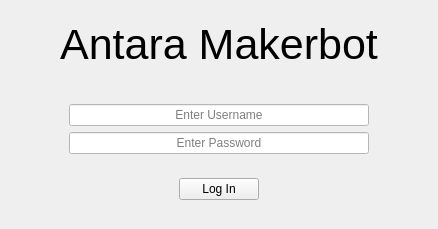
            <widget class="QWidget" name="login_page">
             <layout class="QGridLayout" name="gridLayout_25">
              <item row="0" column="1">
               <widget class="QFrame" name="login_frame">
                <property name="sizePolicy">
                 <sizepolicy hsizetype="MinimumExpanding" vsizetype="Minimum">
                  <horstretch>0</horstretch>
                  <verstretch>0</verstretch>
                 </sizepolicy>
                </property>
                <property name="minimumSize">
                 <size>
                  <width>0</width>
                  <height>0</height>
                 </size>
                </property>
                <property name="maximumSize">
                 <size>
                  <width>550</width>
                  <height>710</height>
                 </size>
                </property>
                <property name="styleSheet">
                 <string notr="true"/>
                </property>
                <property name="frameShape">
                 <enum>QFrame::NoFrame</enum>
                </property>
                <property name="frameShadow">
                 <enum>QFrame::Raised</enum>
                </property>
                <layout class="QVBoxLayout" name="verticalLayout">
                 <item>
                  <widget class="QLabel" name="login_lbl">
                   <property name="font">
                    <font>
                     <pointsize>32</pointsize>
                    </font>
                   </property>
                   <property name="text">
                    <string>Antara Makerbot</string>
                   </property>
                   <property name="alignment">
                    <set>Qt::AlignCenter</set>
                   </property>
                  </widget>
                 </item>
                 <item>
                  <widget class="QLabel" name="login_image_lbl">
                   <property name="sizePolicy">
                    <sizepolicy hsizetype="Preferred" vsizetype="MinimumExpanding">
                     <horstretch>0</horstretch>
                     <verstretch>0</verstretch>
                    </sizepolicy>
                   </property>
                   <property name="minimumSize">
                    <size>
                     <width>0</width>
                     <height>0</height>
                    </size>
                   </property>
                   <property name="text">
                    <string>&lt;html&gt;&lt;head/&gt;&lt;body&gt;&lt;p&gt;&lt;img src=&quot;:/300/img/300/kmd.png&quot;/&gt;&lt;/p&gt;&lt;/body&gt;&lt;/html&gt;</string>
                   </property>
                   <property name="alignment">
                    <set>Qt::AlignCenter</set>
                   </property>
                  </widget>
                 </item>
                 <item>
                  <widget class="QFrame" name="login_inputs_frame">
                   <property name="styleSheet">
                    <string notr="true">background-color: rgba(255, 255, 255, 0);</string>
                   </property>
                   <property name="frameShape">
                    <enum>QFrame::NoFrame</enum>
                   </property>
                   <property name="frameShadow">
                    <enum>QFrame::Raised</enum>
                   </property>
                   <layout class="QGridLayout" name="gridLayout_27">
                    <item row="1" column="0">
                     <widget class="QLineEdit" name="password_input">
                      <property name="maximumSize">
                       <size>
                        <width>16777215</width>
                        <height>35</height>
                       </size>
                      </property>
                      <property name="palette">
                       <palette>
                        <active>
                         <colorrole role="WindowText">
                          <brush brushstyle="SolidPattern">
                           <color alpha="255">
                            <red>0</red>
                            <green>0</green>
                            <blue>0</blue>
                           </color>
                          </brush>
                         </colorrole>
                         <colorrole role="Button">
                          <brush brushstyle="SolidPattern">
                           <color alpha="255">
                            <red>255</red>
                            <green>255</green>
                            <blue>255</blue>
                           </color>
                          </brush>
                         </colorrole>
                         <colorrole role="Text">
                          <brush brushstyle="SolidPattern">
                           <color alpha="255">
                            <red>0</red>
                            <green>0</green>
                            <blue>0</blue>
                           </color>
                          </brush>
                         </colorrole>
                         <colorrole role="ButtonText">
                          <brush brushstyle="SolidPattern">
                           <color alpha="255">
                            <red>0</red>
                            <green>0</green>
                            <blue>0</blue>
                           </color>
                          </brush>
                         </colorrole>
                         <colorrole role="Base">
                          <brush brushstyle="SolidPattern">
                           <color alpha="255">
                            <red>255</red>
                            <green>255</green>
                            <blue>255</blue>
                           </color>
                          </brush>
                         </colorrole>
                         <colorrole role="Window">
                          <brush brushstyle="SolidPattern">
                           <color alpha="255">
                            <red>255</red>
                            <green>255</green>
                            <blue>255</blue>
                           </color>
                          </brush>
                         </colorrole>
                        </active>
                        <inactive>
                         <colorrole role="WindowText">
                          <brush brushstyle="SolidPattern">
                           <color alpha="255">
                            <red>0</red>
                            <green>0</green>
                            <blue>0</blue>
                           </color>
                          </brush>
                         </colorrole>
                         <colorrole role="Button">
                          <brush brushstyle="SolidPattern">
                           <color alpha="255">
                            <red>255</red>
                            <green>255</green>
                            <blue>255</blue>
                           </color>
                          </brush>
                         </colorrole>
                         <colorrole role="Text">
                          <brush brushstyle="SolidPattern">
                           <color alpha="255">
                            <red>0</red>
                            <green>0</green>
                            <blue>0</blue>
                           </color>
                          </brush>
                         </colorrole>
                         <colorrole role="ButtonText">
                          <brush brushstyle="SolidPattern">
                           <color alpha="255">
                            <red>0</red>
                            <green>0</green>
                            <blue>0</blue>
                           </color>
                          </brush>
                         </colorrole>
                         <colorrole role="Base">
                          <brush brushstyle="SolidPattern">
                           <color alpha="255">
                            <red>255</red>
                            <green>255</green>
                            <blue>255</blue>
                           </color>
                          </brush>
                         </colorrole>
                         <colorrole role="Window">
                          <brush brushstyle="SolidPattern">
                           <color alpha="255">
                            <red>255</red>
                            <green>255</green>
                            <blue>255</blue>
                           </color>
                          </brush>
                         </colorrole>
                        </inactive>
                        <disabled>
                         <colorrole role="WindowText">
                          <brush brushstyle="SolidPattern">
                           <color alpha="255">
                            <red>0</red>
                            <green>0</green>
                            <blue>0</blue>
                           </color>
                          </brush>
                         </colorrole>
                         <colorrole role="Button">
                          <brush brushstyle="SolidPattern">
                           <color alpha="255">
                            <red>255</red>
                            <green>255</green>
                            <blue>255</blue>
                           </color>
                          </brush>
                         </colorrole>
                         <colorrole role="Text">
                          <brush brushstyle="SolidPattern">
                           <color alpha="255">
                            <red>0</red>
                            <green>0</green>
                            <blue>0</blue>
                           </color>
                          </brush>
                         </colorrole>
                         <colorrole role="ButtonText">
                          <brush brushstyle="SolidPattern">
                           <color alpha="255">
                            <red>0</red>
                            <green>0</green>
                            <blue>0</blue>
                           </color>
                          </brush>
                         </colorrole>
                         <colorrole role="Base">
                          <brush brushstyle="SolidPattern">
                           <color alpha="255">
                            <red>255</red>
                            <green>255</green>
                            <blue>255</blue>
                           </color>
                          </brush>
                         </colorrole>
                         <colorrole role="Window">
                          <brush brushstyle="SolidPattern">
                           <color alpha="255">
                            <red>255</red>
                            <green>255</green>
                            <blue>255</blue>
                           </color>
                          </brush>
                         </colorrole>
                        </disabled>
                       </palette>
                      </property>
                      <property name="styleSheet">
                       <string notr="true">background-color: rgb(255, 255, 255);
color: rgb(0, 0, 0);</string>
                      </property>
                      <property name="echoMode">
                       <enum>QLineEdit::Password</enum>
                      </property>
                      <property name="alignment">
                       <set>Qt::AlignCenter</set>
                      </property>
                      <property name="placeholderText">
                       <string>Enter Password</string>
                      </property>
                     </widget>
                    </item>
                    <item row="0" column="0">
                     <widget class="QLineEdit" name="username_input">
                      <property name="maximumSize">
                       <size>
                        <width>16777215</width>
                        <height>35</height>
                       </size>
                      </property>
                      <property name="palette">
                       <palette>
                        <active>
                         <colorrole role="WindowText">
                          <brush brushstyle="SolidPattern">
                           <color alpha="255">
                            <red>0</red>
                            <green>0</green>
                            <blue>0</blue>
                           </color>
                          </brush>
                         </colorrole>
                         <colorrole role="Button">
                          <brush brushstyle="SolidPattern">
                           <color alpha="255">
                            <red>255</red>
                            <green>255</green>
                            <blue>255</blue>
                           </color>
                          </brush>
                         </colorrole>
                         <colorrole role="Text">
                          <brush brushstyle="SolidPattern">
                           <color alpha="255">
                            <red>0</red>
                            <green>0</green>
                            <blue>0</blue>
                           </color>
                          </brush>
                         </colorrole>
                         <colorrole role="ButtonText">
                          <brush brushstyle="SolidPattern">
                           <color alpha="255">
                            <red>0</red>
                            <green>0</green>
                            <blue>0</blue>
                           </color>
                          </brush>
                         </colorrole>
                         <colorrole role="Base">
                          <brush brushstyle="SolidPattern">
                           <color alpha="255">
                            <red>255</red>
                            <green>255</green>
                            <blue>255</blue>
                           </color>
                          </brush>
                         </colorrole>
                         <colorrole role="Window">
                          <brush brushstyle="SolidPattern">
                           <color alpha="255">
                            <red>255</red>
                            <green>255</green>
                            <blue>255</blue>
                           </color>
                          </brush>
                         </colorrole>
                        </active>
                        <inactive>
                         <colorrole role="WindowText">
                          <brush brushstyle="SolidPattern">
                           <color alpha="255">
                            <red>0</red>
                            <green>0</green>
                            <blue>0</blue>
                           </color>
                          </brush>
                         </colorrole>
                         <colorrole role="Button">
                          <brush brushstyle="SolidPattern">
                           <color alpha="255">
                            <red>255</red>
                            <green>255</green>
                            <blue>255</blue>
                           </color>
                          </brush>
                         </colorrole>
                         <colorrole role="Text">
                          <brush brushstyle="SolidPattern">
                           <color alpha="255">
                            <red>0</red>
                            <green>0</green>
                            <blue>0</blue>
                           </color>
                          </brush>
                         </colorrole>
                         <colorrole role="ButtonText">
                          <brush brushstyle="SolidPattern">
                           <color alpha="255">
                            <red>0</red>
                            <green>0</green>
                            <blue>0</blue>
                           </color>
                          </brush>
                         </colorrole>
                         <colorrole role="Base">
                          <brush brushstyle="SolidPattern">
                           <color alpha="255">
                            <red>255</red>
                            <green>255</green>
                            <blue>255</blue>
                           </color>
                          </brush>
                         </colorrole>
                         <colorrole role="Window">
                          <brush brushstyle="SolidPattern">
                           <color alpha="255">
                            <red>255</red>
                            <green>255</green>
                            <blue>255</blue>
                           </color>
                          </brush>
                         </colorrole>
                        </inactive>
                        <disabled>
                         <colorrole role="WindowText">
                          <brush brushstyle="SolidPattern">
                           <color alpha="255">
                            <red>0</red>
                            <green>0</green>
                            <blue>0</blue>
                           </color>
                          </brush>
                         </colorrole>
                         <colorrole role="Button">
                          <brush brushstyle="SolidPattern">
                           <color alpha="255">
                            <red>255</red>
                            <green>255</green>
                            <blue>255</blue>
                           </color>
                          </brush>
                         </colorrole>
                         <colorrole role="Text">
                          <brush brushstyle="SolidPattern">
                           <color alpha="255">
                            <red>0</red>
                            <green>0</green>
                            <blue>0</blue>
                           </color>
                          </brush>
                         </colorrole>
                         <colorrole role="ButtonText">
                          <brush brushstyle="SolidPattern">
                           <color alpha="255">
                            <red>0</red>
                            <green>0</green>
                            <blue>0</blue>
                           </color>
                          </brush>
                         </colorrole>
                         <colorrole role="Base">
                          <brush brushstyle="SolidPattern">
                           <color alpha="255">
                            <red>255</red>
                            <green>255</green>
                            <blue>255</blue>
                           </color>
                          </brush>
                         </colorrole>
                         <colorrole role="Window">
                          <brush brushstyle="SolidPattern">
                           <color alpha="255">
                            <red>255</red>
                            <green>255</green>
                            <blue>255</blue>
                           </color>
                          </brush>
                         </colorrole>
                        </disabled>
                       </palette>
                      </property>
                      <property name="styleSheet">
                       <string notr="true">background-color: rgb(255, 255, 255);
color: rgb(0, 0, 0);</string>
                      </property>
                      <property name="alignment">
                       <set>Qt::AlignCenter</set>
                      </property>
                      <property name="placeholderText">
                       <string>Enter Username</string>
                      </property>
                     </widget>
                    </item>
                   </layout>
                  </widget>
                 </item>
                 <item>
                  <widget class="QFrame" name="login_btn_frame">
                   <property name="sizePolicy">
                    <sizepolicy hsizetype="Minimum" vsizetype="Minimum">
                     <horstretch>0</horstretch>
                     <verstretch>0</verstretch>
                    </sizepolicy>
                   </property>
                   <property name="styleSheet">
                    <string notr="true"/>
                   </property>
                   <property name="frameShape">
                    <enum>QFrame::NoFrame</enum>
                   </property>
                   <property name="frameShadow">
                    <enum>QFrame::Raised</enum>
                   </property>
                   <layout class="QGridLayout" name="gridLayout_28">
                    <item row="0" column="0">
                     <widget class="QPushButton" name="login_btn">
                      <property name="sizePolicy">
                       <sizepolicy hsizetype="Fixed" vsizetype="Fixed">
                        <horstretch>0</horstretch>
                        <verstretch>0</verstretch>
                       </sizepolicy>
                      </property>
                      <property name="maximumSize">
                       <size>
                        <width>16777215</width>
                        <height>35</height>
                       </size>
                      </property>
                      <property name="styleSheet">
                       <string notr="true"/>
                      </property>
                      <property name="text">
                       <string>Log In</string>
                      </property>
                      <property name="autoDefault">
                       <bool>false</bool>
                      </property>
                      <property name="flat">
                       <bool>false</bool>
                      </property>
                     </widget>
                    </item>
                   </layout>
                  </widget>
                 </item>
                </layout>
               </widget>
              </item>
              <item row="0" column="0">
               <spacer name="horizontalSpacer">
                <property name="orientation">
                 <enum>Qt::Horizontal</enum>
                </property>
                <property name="sizeType">
                 <enum>QSizePolicy::Minimum</enum>
                </property>
                <property name="sizeHint" stdset="0">
                 <size>
                  <width>40</width>
                  <height>20</height>
                 </size>
                </property>
               </spacer>
              </item>
              <item row="0" column="2">
               <spacer name="horizontalSpacer_3">
                <property name="orientation">
                 <enum>Qt::Horizontal</enum>
                </property>
                <property name="sizeType">
                 <enum>QSizePolicy::Minimum</enum>
                </property>
                <property name="sizeHint" stdset="0">
                 <size>
                  <width>40</width>
                  <height>20</height>
                 </size>
                </property>
               </spacer>
              </item>
             </layout>
            </widget>
